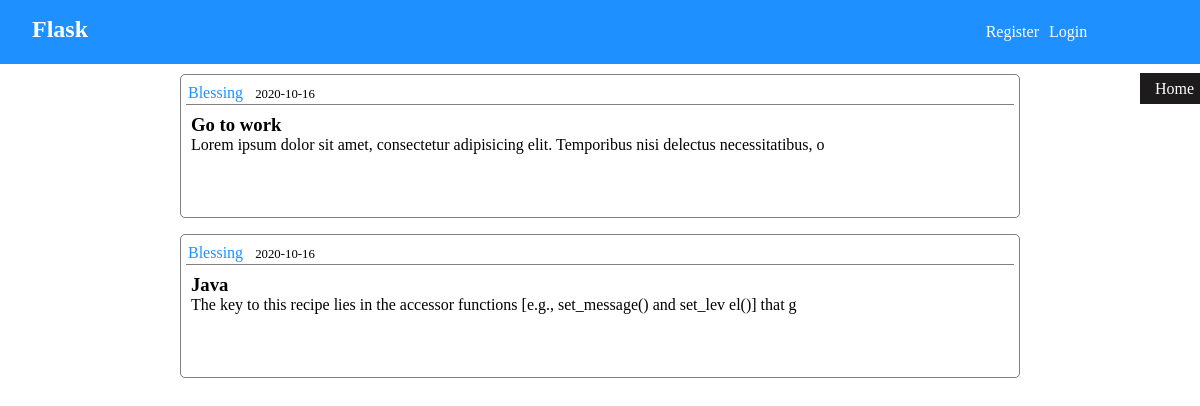
The page /author/blessing on the database its author committed.
### flask1/models.py (models this page shows, shortened)
class Post(db.Model):
    id = db.Column(db.Integer, primary_key = True)
    title = db.Column(db.String(40), nullable = False )
    content = db.Column(db.Text, nullable = False )
    date_posted = db.Column(db.DateTime, nullable = False, default = datetime.utcnow)
    user_id = db.Column(db.Integer, db.ForeignKey('user.id'), nullable = False )

class User(db.Model, UserMixin):
    id = db.Column(db.Integer, primary_key = True)
    username = db.Column(db.String(30), unique = True, nullable = False)
    email = db.Column(db.String(30), unique = True, nullable = False)
    password = db.Column(db.String(30), nullable = False )
    post = db.relationship('Post', backref = 'writer', lazy = True)
    def __str__(self):
        return f'{self.username}'

### flask1/blog.py (the view)
@blog.route('/author/<string:author>',methods = ['GET'])
def author_post(author):
    author = User.query.filter_by(username = author).first()
    posts = Post.query.order_by(models.Post.date_posted.desc()).filter_by(writer = author).all()
    return render_template('post/author.html', posts =posts)

### flask1/auth.py (called while the page is built)
@current_app.before_request
def before_request():
    user_id = session.get('user_id')
    if not user_id:
        g.user = None
    else:
        g.user = User.query.get(user_id)

### flask1/Templates/post/author.html (shortened to what this page needs)
{% extends 'base.html'%}  {% block style %}
<link rel="stylesheet" href="{{url_for('static', filename = 'article.css')}}"> {% endblock %} {% block content%}
<div class="contain">
    <div class="wrapper">
        {% for post in posts%}
        <div class="post">
            <div class="top">
                <a href="{{url_for('blog.author_post', author = post.writer)}}">
                    {{post.writer}}
                </a>
                <span> {{post.date_posted.strftime('%Y-%m-%d')}}</span>
            </div>
            <a href="{{url_for('blog.detail_page',id = post.id )}}">
                <div class="bottom">
                    <h3>{{post.title}}</h3>
                    <p>{{post.content[:100]}}</p>
                </div>
            </a>
        </div>
        {% endfor %}
    </div>
</div>
{% endblock %}

### flask1/static/style.css (style rules this page uses)
* { margin: 0; padding: 0; box-sizing: border-box; }

### flask1/static/article.css (style rules this page uses)
.contain { width: 100%; display: flex; justify-content: center; }
.wrapper { width: 70%; }
.post { height: 9rem; border: 1px solid rgba(0, 0, 0, 0.5); border-radius: 5px; margin: 10px 0; margin-bottom: 1rem; padding: 5px; }
.top { border-bottom: 1px solid rgba(0, 0, 0, 0.5); margin: 4px 0; padding-bottom: 2px; }
.top a { text-transform: capitalize; text-decoration: none; color: #1e90ff; margin-left: 2px; }
.top span { font-size: 0.8rem; margin-left: 0.5rem; }
.post>a { color: black; text-decoration: none; }
.bottom { padding: 5px; }
.bottom h3::first-letter, .bottom p::first-letter { text-transform: capitalize; }

### rows shown on the page
Post: writer "Blessing", date_posted "2020-10-16", title "go to work", content "Lorem ipsum dolor sit amet, consectetur adipisicing elit. Temporibus nisi delectus necessitatibus, o"
Post: writer "Blessing", date_posted "2020-10-16", title "Java", content "The key to this recipe lies in the accessor functions [e.g., set_message() and set_lev el()] that g"
